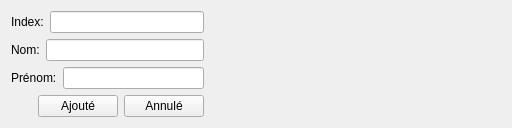
          <widget class="QWidget" name="addMember">
           <attribute name="title">
            <string>Ajouter un adhérent</string>
           </attribute>
           <layout class="QGridLayout" name="gridLayout_4">
            <item row="0" column="0">
             <layout class="QGridLayout" name="gridLayout_11">
              <item row="0" column="0">
               <layout class="QHBoxLayout" name="horizontalLayout_4">
                <item>
                 <widget class="QLabel" name="label_3">
                  <property name="text">
                   <string>Index:</string>
                  </property>
                 </widget>
                </item>
                <item>
                 <widget class="QLineEdit" name="indexAdd">
                  <property name="inputMethodHints">
                   <set>Qt::ImhDigitsOnly</set>
                  </property>
                  <property name="readOnly">
                   <bool>false</bool>
                  </property>
                 </widget>
                </item>
               </layout>
              </item>
              <item row="2" column="0">
               <layout class="QHBoxLayout" name="horizontalLayout_2">
                <item>
                 <widget class="QLabel" name="label_2">
                  <property name="text">
                   <string>Prénom:</string>
                  </property>
                 </widget>
                </item>
                <item>
                 <widget class="QLineEdit" name="memberFirstNameAdd"/>
                </item>
               </layout>
              </item>
              <item row="1" column="0">
               <layout class="QHBoxLayout" name="horizontalLayout_3">
                <item>
                 <widget class="QLabel" name="label">
                  <property name="text">
                   <string>Nom:</string>
                  </property>
                 </widget>
                </item>
                <item>
                 <widget class="QLineEdit" name="memberLastNameAdd"/>
                </item>
               </layout>
              </item>
              <item row="3" column="0">
               <layout class="QHBoxLayout" name="horizontalLayout">
                <item>
                 <spacer name="horizontalSpacer">
                  <property name="orientation">
                   <enum>Qt::Horizontal</enum>
                  </property>
                  <property name="sizeHint" stdset="0">
                   <size>
                    <width>27</width>
                    <height>20</height>
                   </size>
                  </property>
                 </spacer>
                </item>
                <item>
                 <widget class="QPushButton" name="addMemberPB">
                  <property name="text">
                   <string>Ajouté</string>
                  </property>
                 </widget>
                </item>
                <item>
                 <widget class="QPushButton" name="cancelAddPB">
                  <property name="text">
                   <string>Annulé</string>
                  </property>
                 </widget>
                </item>
               </layout>
              </item>
             </layout>
            </item>
            <item row="0" column="1">
             <spacer name="horizontalSpacer_10">
              <property name="orientation">
               <enum>Qt::Horizontal</enum>
              </property>
              <property name="sizeHint" stdset="0">
               <size>
                <width>297</width>
                <height>20</height>
               </size>
              </property>
             </spacer>
            </item>
           </layout>
          </widget>
